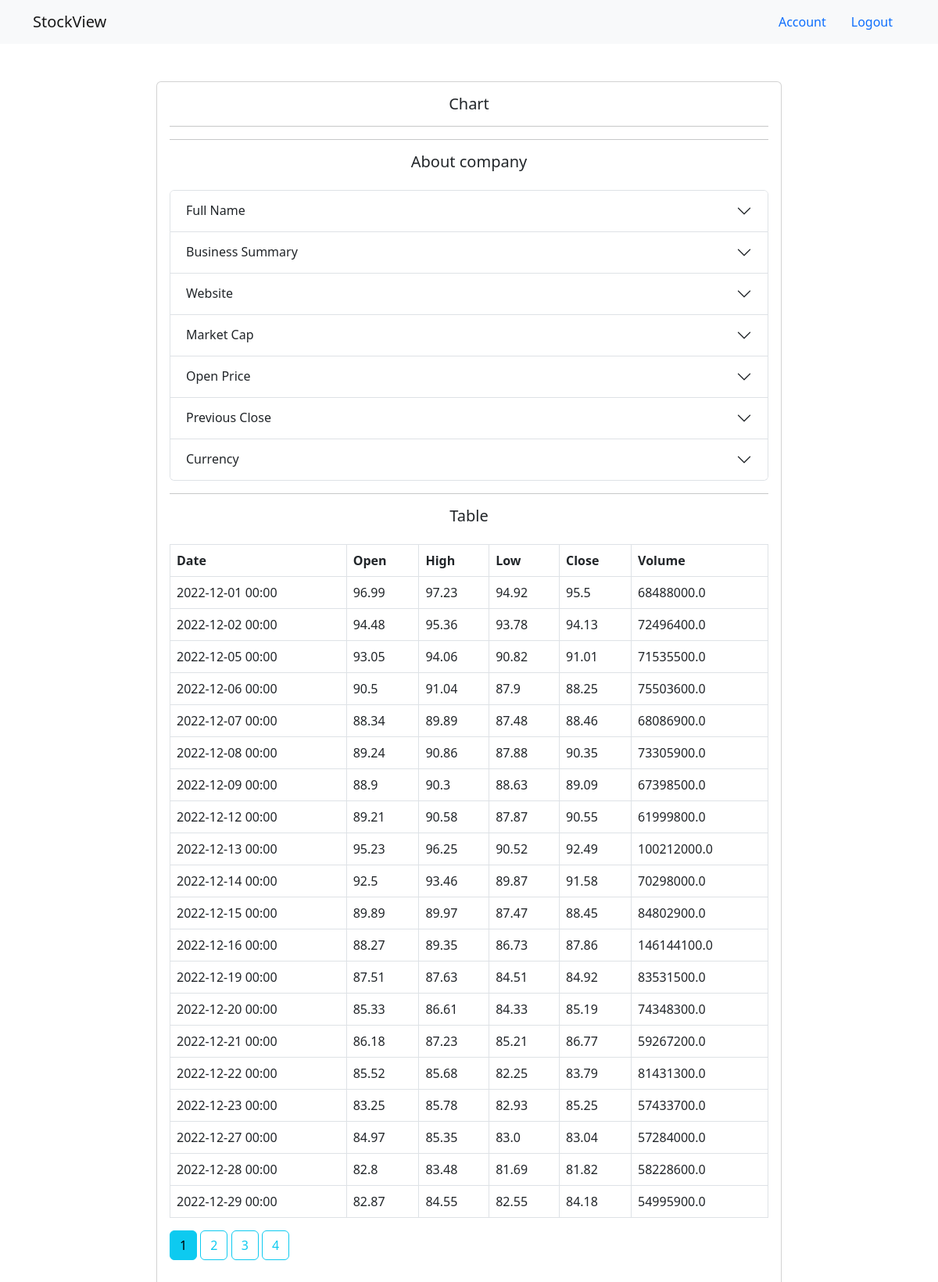
Screenshot of /tables/AMZN?page=1 (signed in) with the database file from the repository.
### application/models.py (models this page shows, shortened)
class StockItem(db.Model):
    id = db.Column(db.Integer, primary_key=True)
    stock_date = db.Column(db.String, unique=False, nullable=False)
    stock_open = db.Column(db.Float, unique=False, nullable=False)
    stock_high = db.Column(db.Float, unique=False, nullable=False)
    stock_low = db.Column(db.Float, unique=False, nullable=False)
    stock_close = db.Column(db.Float, unique=False, nullable=False)
    stock_volume = db.Column(db.Float, unique=False, nullable=False)
    stock_id = db.Column(db.Integer, db.ForeignKey('stock.id'), nullable=False)

### application/routes.py (the view)
@views.route("/tables/<symbol>")
@login_required
def tables(symbol):
    date_enter = datetime.now()
    format_date = datetime.strftime(date_enter, "%Y-%m-%d %H:%M:%S")
    datetime_dict[symbol] = format_date
    page = request.args.get('page', 1, type=int)
    stock = db.session.query(Stock).filter(Stock.stock_name == symbol).first()
    items = db.session.query(StockItem).filter(StockItem.stock_id == stock.id).paginate(page=page, per_page=20)
    dates, lowes, highs, opens, closes = stock.get_data()
    sma = simple_moving_average(closes, 5)
    context = {
        "stock": stock,
        "stock_items": items,
        "dates": json.dumps(dates),
        "lowes": json.dumps(lowes),
        "highs": json.dumps(highs),
        "opens": json.dumps(opens),
        "closes": json.dumps(closes),
        "page": page,
        "sma": sma
    }
    return render_template("tables.html", context=context, items=items)

### application/__init__.py (called while the page is built)
def init_app():
    app.config.from_object(Config)
    db.init_app(app)
    with app.app_context():
        from .auth import auth_bp
        from .routes import views
        from .handlers import errors
        from .models import User
        app.register_blueprint(auth_bp)
        app.register_blueprint(views)
        app.register_blueprint(errors)
        db.create_all()
        login_manager.init_app(app)
        mail.init_app(app)
        @login_manager.user_loader
        def load_user(id):
            return User.query.get(int(id))
        return app

### application/models.py (called while the page is built)
    def get_data(self):
        dates = [item.stock_date for item in self.stockitems]
        lows = [item.stock_open for item in self.stockitems]
        highs = [item.stock_high for item in self.stockitems]
        opens = [item.stock_open for item in self.stockitems]
        closes = [item.stock_close for item in self.stockitems]
        return dates, lows, highs, opens, closes

### application/routes.py (called while the page is built)
def simple_moving_average(values, window):
    weights = np.repeat(1.0, window)/window
    smas = np.convolve(values, weights, 'valid')
    return list(smas)

### application/templates/tables.html (shortened to what this page needs)
{% extends "layout.html" %}
{% block content %}
<div class="col-8 offset-2 my-5">
    <div class="card">
        <div class="card-body">
            <h5 class="lead text-center">Chart</h5>
            <hr>
            <div>
              <hr>
              <h5 class="lead text-center mb-4">About company</h5>
              <div class="accordion mb-3" id="accordionExample">
                <div class="accordion-item">
                  <h2 class="accordion-header" id="headingOne">
                    <button class="accordion-button collapsed" type="button" data-bs-toggle="collapse" data-bs-target="#collapseOne" aria-expanded="false" aria-controls="collapseOne">
                      Full Name
                    </button>
                  </h2>
                </div>
                <div class="accordion-item">
                  <h2 class="accordion-header" id="headingTwo">
                    <button class="accordion-button collapsed" type="button" data-bs-toggle="collapse" data-bs-target="#collapseTwo" aria-expanded="false" aria-controls="collapseTwo">
                      Business Summary
                    </button>
                  </h2>
                </div>
                <div class="accordion-item">
                  <h2 class="accordion-header" id="headingThree">
                    <button class="accordion-button collapsed" type="button" data-bs-toggle="collapse" data-bs-target="#collapseThree" aria-expanded="false" aria-controls="collapseThree">
                      Website
                    </button>
                  </h2>
                </div>
                <div class="accordion-item">
                  <h2 class="accordion-header" id="headingFive">
                    <button class="accordion-button collapsed" type="button" data-bs-toggle="collapse" data-bs-target="#collapseFive" aria-expanded="false" aria-controls="collapseFive">
                      Market Cap
                    </button>
                  </h2>
                </div>
                <div class="accordion-item">
                  <h2 class="accordion-header" id="headingSeven">
                    <button class="accordion-button collapsed" type="button" data-bs-toggle="collapse" data-bs-target="#collapseSeven" aria-expanded="false" aria-controls="collapseSeven">
                      Open Price
                    </button>
                  </h2>
                </div>
                <div class="accordion-item">
                  <h2 class="accordion-header" id="headingEight">
                    <button class="accordion-button collapsed" type="button" data-bs-toggle="collapse" data-bs-target="#collapseEight" aria-expanded="false" aria-controls="collapseEight">
                      Previous Close
                    </button>
                  </h2>
                </div>
                <div class="accordion-item">
                  <h2 class="accordion-header" id="headingNine">
                    <button class="accordion-button collapsed" type="button" data-bs-toggle="collapse" data-bs-target="#collapseNine" aria-expanded="false" aria-controls="collapseNine">
                      Currency
                    </button>
                  </h2>
                </div>
              </div>
            </div>
            <div>
              <hr>
              <h5 class="lead text-center mb-4">Table</h5>
              <table id="example" class="table table-bordered table-hover">
              <thead>
                <tr>
                  <th scope="col">Date</th>
                  <th scope="col">Open</th>
                  <th scope="col">High</th>
                  <th scope="col">Low</th>
                  <th scope="col">Close</th>
                  <th scope="col">Volume</th>
                </tr>
              </thead>
              <tbody>
              {% for post in context.stock_items.items %}
                <tr>
                  <td>{{ post.stock_date }}</td>
                  <td>{{ post.stock_open }}</td>
                  <td>{{ post.stock_high }}</td>
                  <td>{{ post.stock_low }}</td>
                  <td>{{ post.stock_close }}</td>
                  <td>{{ post.stock_volume }}</td>
                </tr>
              {% endfor %}
              </tbody>
            </table>
              {% for page_num in context.stock_items.iter_pages(left_edge=1, right_edge=1, left_current=1, right_current=2) %}
                {% if page_num %}
                  {% if context.stock_items.page == page_num %}
                    <a class="btn btn-info mb-4" href="{{ url_for('views.tables', symbol=context.stock.stock_name, page=page_num) }}">{{ page_num }}</a>
                  {% else %}
                    <a class="btn btn-outline-info mb-4" href="{{ url_for('views.tables', symbol=context.stock.stock_name, page=page_num) }}">{{ page_num }}</a>
                  {% endif %}
                {% else %}
                  ...
                {% endif %}
              {% endfor %}
            </div>
        </div>
    </div>
</div>
{% endblock %}

### rows the page displays
StockItem: stock_date "2022-12-01 00:00", stock_open "96.99", stock_high "97.23", stock_low "94.92", stock_close "95.5", stock_volume "68488000.0"
StockItem: stock_date "2022-12-02 00:00", stock_open "94.48", stock_high "95.36", stock_low "93.78", stock_close "94.13", stock_volume "72496400.0"
StockItem: stock_date "2022-12-05 00:00", stock_open "93.05", stock_high "94.06", stock_low "90.82", stock_close "91.01", stock_volume "71535500.0"
StockItem: stock_date "2022-12-06 00:00", stock_open "90.5", stock_high "91.04", stock_low "87.9", stock_close "88.25", stock_volume "75503600.0"
StockItem: stock_date "2022-12-07 00:00", stock_open "88.34", stock_high "89.89", stock_low "87.48", stock_close "88.46", stock_volume "68086900.0"
StockItem: stock_date "2022-12-08 00:00", stock_open "89.24", stock_high "90.86", stock_low "87.88", stock_close "90.35", stock_volume "73305900.0"
StockItem: stock_date "2022-12-09 00:00", stock_open "88.9", stock_high "90.3", stock_low "88.63", stock_close "89.09", stock_volume "67398500.0"
StockItem: stock_date "2022-12-12 00:00", stock_open "89.21", stock_high "90.58", stock_low "87.87", stock_close "90.55", stock_volume "61999800.0"
StockItem: stock_date "2022-12-13 00:00", stock_open "95.23", stock_high "96.25", stock_low "90.52", stock_close "92.49", stock_volume "100212000.0"
StockItem: stock_date "2022-12-14 00:00", stock_open "92.5", stock_high "93.46", stock_low "89.87", stock_close "91.58", stock_volume "70298000.0"
StockItem: stock_date "2022-12-15 00:00", stock_open "89.89", stock_high "89.97", stock_low "87.47", stock_close "88.45", stock_volume "84802900.0"
StockItem: stock_date "2022-12-16 00:00", stock_open "88.27", stock_high "89.35", stock_low "86.73", stock_close "87.86", stock_volume "146144100.0"
StockItem: stock_date "2022-12-19 00:00", stock_open "87.51", stock_high "87.63", stock_low "84.51", stock_close "84.92", stock_volume "83531500.0"
StockItem: stock_date "2022-12-20 00:00", stock_open "85.33", stock_high "86.61", stock_low "84.33", stock_close "85.19", stock_volume "74348300.0"
StockItem: stock_date "2022-12-21 00:00", stock_open "86.18", stock_high "87.23", stock_low "85.21", stock_close "86.77", stock_volume "59267200.0"
StockItem: stock_date "2022-12-22 00:00", stock_open "85.52", stock_high "85.68", stock_low "82.25", stock_close "83.79", stock_volume "81431300.0"
StockItem: stock_date "2022-12-23 00:00", stock_open "83.25", stock_high "85.78", stock_low "82.93", stock_close "85.25", stock_volume "57433700.0"
StockItem: stock_date "2022-12-27 00:00", stock_open "84.97", stock_high "85.35", stock_low "83.0", stock_close "83.04", stock_volume "57284000.0"
StockItem: stock_date "2022-12-28 00:00", stock_open "82.8", stock_high "83.48", stock_low "81.69", stock_close "81.82", stock_volume "58228600.0"
StockItem: stock_date "2022-12-29 00:00", stock_open "82.87", stock_high "84.55", stock_low "82.55", stock_close "84.18", stock_volume "54995900.0"

### other values shown
{{ page_num }} "1"
{{ page_num }} "2" "3" "4"
